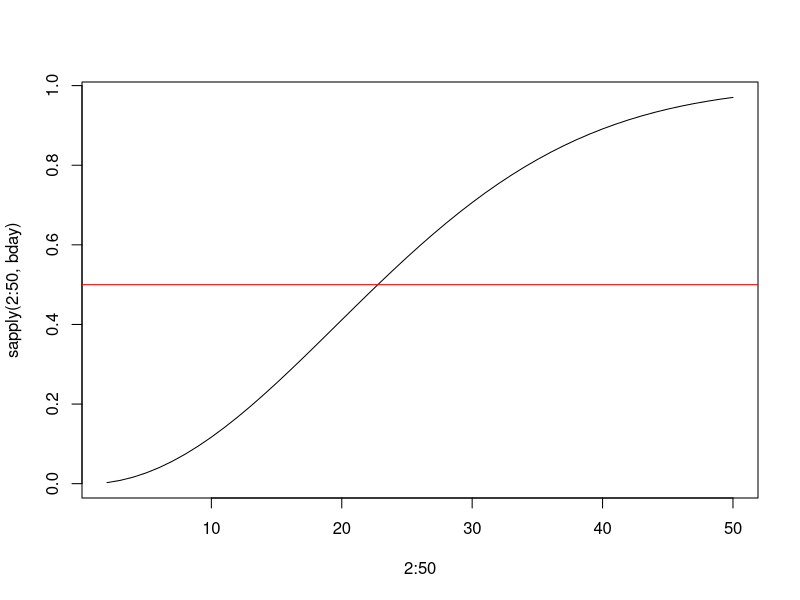

Source code (R):
## birthday problem ------------------------------------------------------------

bday <- function(n){
  bday <- 1
  nm1 <- n - 1
  for(j in 1:nm1){
    bday <- bday*((365-j)/365)
  }
  bday <- 1 - bday
  return(bday)
}

bday(23)

plot(2:50, sapply(2:50, bday), type = 'l')
abline(h = 0.5, col = 'red')

